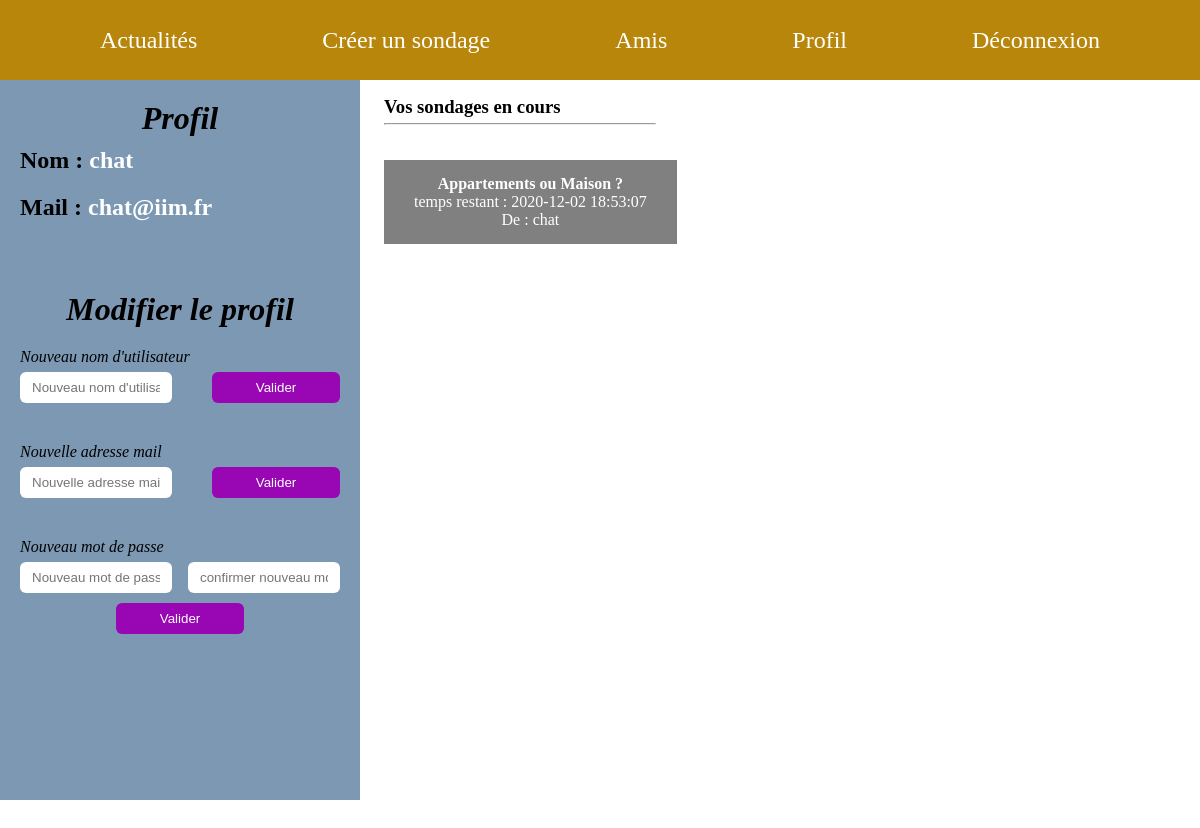
Page /index.php?page=profil (signed in) on the committed database.
### tables this page shows
CREATE TABLE `t_users` (
  `user_id` int(11) NOT NULL,
  `user_name` varchar(255) NOT NULL,
  `user_mail` varchar(255) NOT NULL,
  `user_password` varchar(255) NOT NULL,
  `user_isConnected` int(11) NOT NULL DEFAULT '0'
);

CREATE TABLE `t_sondages` (
  `sondage_id` int(11) NOT NULL,
  `sondage_titre` varchar(255) NOT NULL,
  `user_id` int(11) DEFAULT NULL,
  `sondage_temps` datetime NOT NULL,
  `sondage_statut` varchar(255) DEFAULT 'en cours',
  `sondage_code` text NOT NULL
);

### App/Controller/ProfilController.php (called while the page is built, shortened)
<?php
class ProfilController {
    public function __construct()
    {
       $this->model = new ProfilModel();
    }
    public function render()
    {
      $sondages = $this->model->recupSondUser();
      $profil = $this->model->recupProfil();
      $this->model->updateUserData();
      require ROOT."/App/View/ProfilView.php";
    }
}

### Public/index.php (called while the page is built, shortened)
<?php
require ROOT."/Autoloader.php";
require ROOT."/Router.php";

### Autoloader.php (called while the page is built, shortened)
<?php
class Autoloader {
    public static function autoload($class)
    {
        $class = str_replace("\\","/",$class);
    }
}

### Core/Config/config.php (called while the page is built)
<?php
$dbConfig = [
    "host" => "localhost:3306",
    "dbname" => "SondaPote",
    "dbuser" => "root",
    "dbpass" => "",
];

### Core/Database.php (called while the page is built, shortened)
<?php
class Database {
    protected $pdo;
    public function __construct()
    {
        try
        {
            require "Config/config.php";
            $this->host = $dbConfig["host"];
            $this->dbname = $dbConfig["dbname"];
            $this->dbuser = $dbConfig["dbuser"];
            $this->dbpass = $dbConfig["dbpass"];
            $this->pdo = new \PDO("mysql:host=$this->host;dbname=$this->dbname",$this->dbuser,$this->dbpass);
        } catch (\PDOException $e)
        {
            return $e->getMessage();
        }
    }
    public function query($statement,$one = false)
    {
        $query=$this->pdo->query($statement);
        if($one)
        {
            return $query->fetch(\PDO::FETCH_OBJ);
        }
        else
        {
            return $query->fetchAll(\PDO::FETCH_OBJ);
        }
    }
}

### App/Model/ProfilModel.php (called while the page is built, shortened)
<?php
class ProfilModel extends Database{
    public function recupProfil()
    {
        return $this->query("SELECT * FROM t_users WHERE user_id =".$_SESSION['userId']);
    }
    public function recupSondUser()
    {
        $recherche =$this->pdo->prepare("SELECT * FROM t_users INNER JOIN t_sondages ON t_users.user_id=t_sondages.user_id WHERE t_sondages.user_id = :user ORDER BY t_sondages.sondage_id DESC");
        $recherche->execute([
            ":user" => $_SESSION['userId']
        ]);
        $foundUser = $recherche->fetchAll(\PDO::FETCH_OBJ);
        return $foundUser;
    }
}

### App/View/ProfilView.php (the view, shortened to what this page needs)
<!DOCTYPE html>
<html lang="fr">
<head>
    <link rel="stylesheet" href="css/header.css">
    <link rel="stylesheet" href="css/profil.css">
</head>
<body>
    <header class="header-user header-user-profil">
        <?php include('inc/headerUser.php'); ?>
    </header>
    <main class="main-profil">
        <section id="profil-section">
            <div class="container-profil">
                <h1>Profil</h1>
                <?php foreach($profil as $dataUser):?>
                <div class="profil-data">
                    <h2><span>Nom :</span> <?= htmlspecialchars($dataUser->user_name) ?></h2>
                </div>
                <div class="profil-data">
                    <h2><span>Mail : </span> <?= htmlspecialchars($dataUser->user_mail) ?></h2>
                </div>
                <?php endforeach ?>
            </div>
            <div class="modif-profil">
                <h1>Modifier le profil</h1>
                <form class="modif-tool" method="POST">
                    <label for="">Nouveau nom d'utilisateur</label>
                    <input type="text" name="new-user_name" id="" maxlength="20"
                        placeholder="Nouveau nom d'utilisateur">
                    <input type="submit" value="Valider" name="update-user_name">
                </form>
                <form class="modif-tool" method="POST">
                    <label for="">Nouvelle adresse mail</label>
                    <input type="email" name="new-user_mail" maxlength="20" id="" placeholder="Nouvelle adresse mail">
                    <input type="submit" value="Valider" name="update-user_mail">
                </form>
                <form class="modif-tool pass-modif" method="POST">
                    <label for="">Nouveau mot de passe</label>
                    <input type="password" name="new-user_password" maxlength="20" id="new-user_password"
                        placeholder="Nouveau mot de passe">
                    <input type="password" name="confirm_new-user_password" maxlength="20"
                        id="confirm_new-user_password" placeholder="confirmer nouveau mdp">
                    <input type="submit" value="Valider" name="update-user_password">
                </form>
            </div>
        </section>
        <section id="sondageUser">
            <h3>Vos sondages en cours</h3>
            <hr align="left">
            <div id="Sondages">
                <?php foreach($sondages as $sondage): if($sondage->sondage_statut == "en cours")
                    { ?>
                <a href="index.php?page=sondage&em&c=<?= htmlspecialchars($sondage->sondage_code) ?>">
                    <article>
                        <h4><?= htmlspecialchars($sondage->sondage_titre) ?></h4>
                        <p>temps restant : <?= htmlspecialchars($sondage->sondage_temps) ?></p>
                        <p>De : <?= htmlspecialchars($sondage->user_name) ?></p>
                    </article>
                </a>
            <?php  } endforeach  ?>
            </div>
        </section>
    </main>
</body>
</html>

### Public/css/header.css (style rules this page uses)
* { margin: 0; padding: 0; }
header { height: 10vh; }
.header-user { height: 10vh; width: 100%; background-color: darkgoldenrod; }
.header-user-profil { top: 0vh; position: fixed; }
.main-profil { height: 200vh; }

### Public/css/profil.css (style rules this page uses)
.main-profil { min-height: 90vh; }
#profil-section { background-color: #7c98b3; width: 30vw; height: 90vh; display: flex; flex-direction: column; position: fixed; top: 10vh; }
#profil-section h1 { text-align: center; padding: 20px 20px 0px; color: black; font-style: italic; font-size: 32px; }
#profil-section h2 { padding: 10px 0px 10px 20px; color: white; }
.container-profil { width: 100%; display: flex; flex-direction: column; }
.profil-data { width: 80%; display: flex; flex-direction: column; }
.modif-profil { display: flex; flex-direction: column; padding-top: 40px; }
.modif-tool { width: calc(100% - 40px); margin: auto; display: flex; flex-wrap: wrap; justify-content: space-between; padding: 20px 0px; }
.modif-tool label { width: 100%; padding-bottom: 6px; font-style: italic; }
.modif-tool input { width: 40%; border: none; border-radius: 6px; padding: 8px 12px; }
.modif-tool input[type="submit"] { background-color: rgb(153, 6, 179); color: white; }
.pass-modif input[type="submit"] { margin: 10px auto 0px; }
.profil-data span { color: black; }
#Sondages { display: flex; justify-content: space-around; flex-wrap: wrap; justify-content: left; }
#Sondages a { width: auto; text-decoration: none; margin-right: 55px; }
#sondageUser h3 { margin-bottom: 5px; margin-top: 25px; }
#sondageUser hr { width: 270px; background-color: black; margin-bottom: 35px; }
#sondageUser { margin-left: 32vw; margin-top: 12vh; }
#Sondages article { width: 100%; background-color: grey; padding: 15px; color: white; text-align: center; margin: 0; margin-bottom: 15px; }

### rows in the picture
t_users: user_name "chat", user_mail "chat@iim.fr"
t_sondages: sondage_titre "Appartements ou Maison ?", sondage_temps "2020-12-02 18:53:07", user.user_name "chat"
